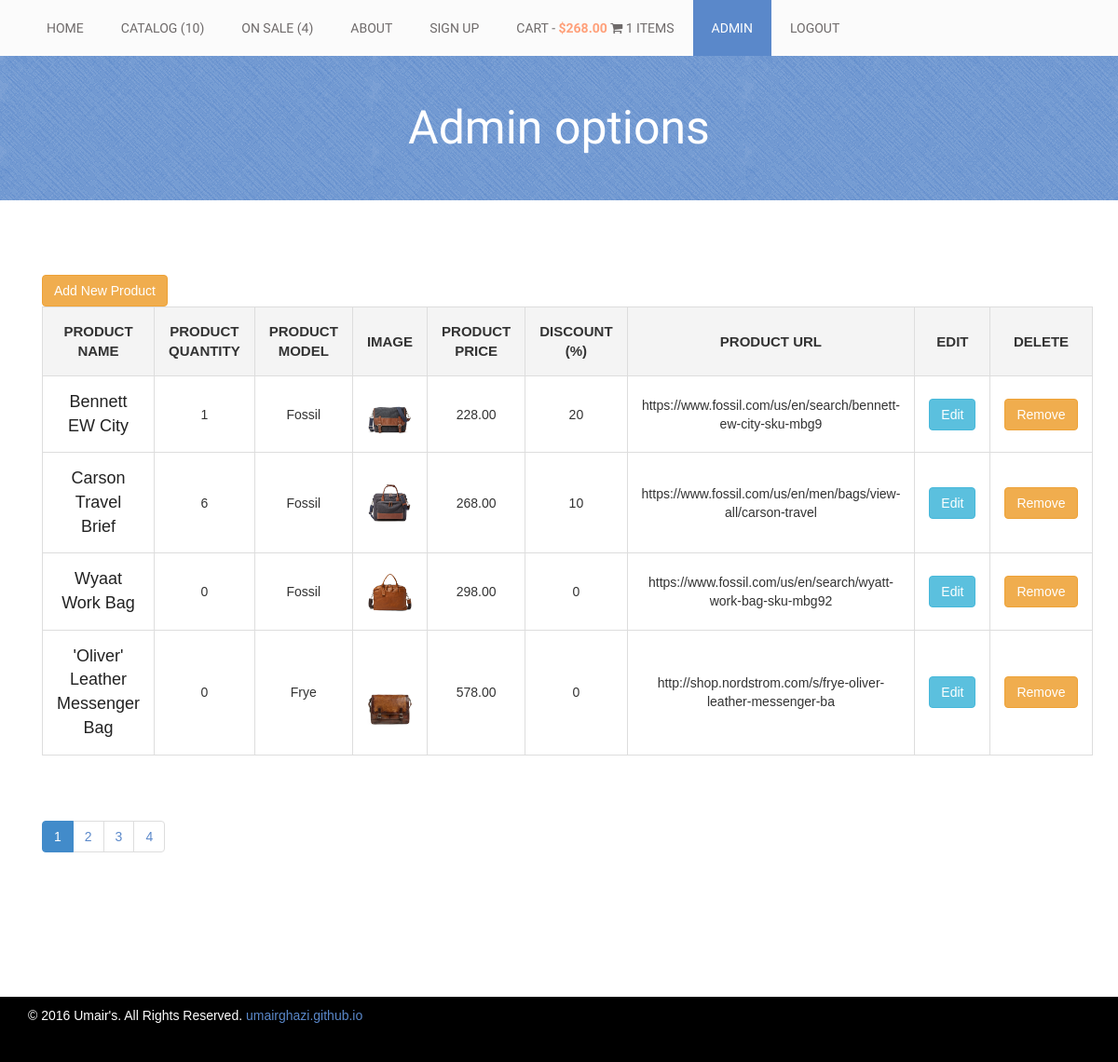
Page /admin.php (signed in) on the committed database.
### tables this page shows
CREATE TABLE `products` (
  `prod_id` int(2) NOT NULL AUTO_INCREMENT,
  `prod_quantity` int(2) NOT NULL DEFAULT '0',
  `prod_model` varchar(11) NOT NULL DEFAULT '0',
  `prod_image` varchar(72) NOT NULL DEFAULT 'others/none.jpg',
  `prod_price` decimal(5,2) NOT NULL,
  `prod_discount` double NOT NULL DEFAULT '0',
  `prod_ordered` int(1) NOT NULL DEFAULT '0',
  `prod_name` varchar(52) NOT NULL,
  `prod_description` varchar(1280) NOT NULL DEFAULT '',
  `prod_url` varchar(60) DEFAULT NULL,
  `prod_viewed` int(1) NOT NULL DEFAULT '0',
  PRIMARY KEY (`prod_id`),
  KEY `products_id` (`prod_id`),
  KEY `products_id_2` (`prod_id`)
);

### dbInfo.php (called while the page is built)
<?php
	$host = "localhost";
$user = "ug7856";
$pass = "fr1end";
$db = "ug7856";
?>

### DB.class.php (called while the page is built, shortened)
<?php
class DB
{
    public $connection;
    function __construct()
    {
        require_once("dbInfo.php");
        $this->connection = new mysqli($host, $user, $pass, $db);
        $this->connection->query("SET character_set_results = 'utf8', character_set_client = 'utf8', character_set_connection = 'utf8', character_set_database = 'utf8', character_set_server = 'utf8'");
    }
    function getAllProducts()
    {
        $data = array();
        if ($stmt = $this->connection->prepare("select * from products")) {
            $stmt->execute();
            $stmt->store_result();
            $stmt->bind_result($pr_id, $pr_quantity, $pr_model, $pr_image, $pr_price, $pr_discount, $pr_ordered, $pr_name, $pr_description, $pr_url, $pr_viewed);
            if ($stmt->num_rows > 0) {
                while ($stmt->fetch()) {
                    $data[] = array("prod_id" => $pr_id,
                        "prod_quantity" => $pr_quantity,
                        "prod_model" => $pr_model,
                        "prod_image" => $pr_image,
                        "prod_price" => $pr_price,
                        "prod_discount" => $pr_discount,
                        "prod_ordered" => $pr_ordered,
                        "prod_name" => $pr_name,
                        "prod_description" => $pr_description,
                        "prod_url" => $pr_url);
                }
            }
        }
        return $data;
    }
    function getNonSaleProducts()
    {
        $data = array();
        if ($stmt = $this->connection->prepare("select * from products WHERE prod_discount = 0")) {
            $stmt->execute();
            $stmt->store_result();
            $stmt->bind_result($pr_id, $pr_quantity, $pr_model, $pr_image, $pr_price, $pr_discount, $pr_ordered, $pr_name, $pr_description, $pr_url, $pr_viewed);
            if ($stmt->num_rows > 0) {
                while ($stmt->fetch()) {
                    $data[] = array("prod_id" => $pr_id,
                        "prod_quantity" => $pr_quantity,
                        "prod_model" => $pr_model,
                        "prod_image" => $pr_image,
                        "prod_price" => $pr_price,
                        "prod_discount" => $pr_discount,
                        "prod_ordered" => $pr_ordered,
                        "prod_name" => $pr_name,
                        "prod_description" => $pr_description,
                        "prod_url" => $pr_url);
                }
            }
        }
        return $data;
    }
    function prodsForPagination($start_from, $limit)
    {
        $data = array();
        if ($stmt = $this->connection->prepare("select * from products ORDER BY prod_id ASC LIMIT ?,?")) {
            $stmt->bind_param("ss", $start_from, $limit);
            $stmt->execute();
            $stmt->store_result();
            $stmt->bind_result($pr_id, $pr_quantity, $pr_model, $pr_image, $pr_price, $pr_discount, $pr_ordered, $pr_name, $pr_description, $pr_url, $pr_viewed);
            if ($stmt->num_rows > 0) {
                while ($stmt->fetch()) {
                    $data[] = array("prod_id" => $pr_id,
                        "prod_quantity" => $pr_quantity,
                        "prod_model" => $pr_model,
                        "prod_image" => $pr_image,
                        "prod_price" => $pr_price,
                        "prod_discount" => $pr_discount,
                        "prod_ordered" => $pr_ordered,
                        "prod_name" => $pr_name,
                        "prod_description" => $pr_description,
                        "prod_url" => $pr_url);
                }
            }
        }
        return $data;
    }
    function getSaleProducts()
    {
        $data = array();
        if ($stmt = $this->connection->prepare("select * from products WHERE prod_discount > 0")) {
            $stmt->execute();
            $stmt->store_result();
            $stmt->bind_result($pr_id, $pr_quantity, $pr_model, $pr_image, $pr_price, $pr_discount, $pr_ordered, $pr_name, $pr_description, $pr_url, $pr_viewed);
            if ($stmt->num_rows > 0) {
                while ($stmt->fetch()) {
                    $data[] = array("prod_id" => $pr_id,
                        "prod_quantity" => $pr_quantity,
                        "prod_model" => $pr_model,
                        "prod_image" => $pr_image,
                        "prod_price" => $pr_price,
                        "prod_discount" => $pr_discount,
                        "prod_ordered" => $pr_ordered,
                        "prod_name" => $pr_name,
                        "prod_description" => $pr_description,
                        "prod_url" => $pr_url);
                }
            }
        }
        return $data;
    }
}

### admin.php (the view, shortened to what this page needs)
<?php
include("header.php");
$limit = 4;
if (isset($_GET['page'])) {
    $page = $_GET['page'];
} else {
    $page = 1;
}
$start_from = ($page - 1) * $limit;
$products = $db->prodsForPagination($start_from, $limit);
$pr = $db->getAllProducts();
?>
<div class="product-big-title-area">
    <div class="container">
        <div class="row">
            <div class="col-md-12">
                <div class="product-bit-title text-center">
                    <h2>Admin options</h2>
                </div>
            </div>
        </div>
    </div>
</div>
<div class="single-product-area">
    <div class="container">
        <div class="col-lg-10">
            <div class="product-content-right">
                <div class="woocommerce">
                    <a href="addNew.php" class="btn btn-warning">Add New Product</a>
                    <table cellspacing="0" class="shop_table cart">
                        <thead>
                        <tr>
                            <th class="product-remove">Product Name</th>
                            <th class="product-remove">Product Quantity</th>
                            <th class="product-thumbnail">Product Model</th>
                            <th class="product-name">Image</th>
                            <th class="product-price">Product Price</th>
                            <th class="product-price">Discount (%)</th>
                            <th class="product-subtotal">Product URL</th>
                            <th class="product-subtotal">Edit</th>
                            <th class="product-subtotal">Delete</th>
                        </tr>
                        </thead>
                        <tbody>
                        <?php
                        foreach ($products as $product) {
                            ?>
                            <tr class="cart_item" id="cart-item<?php echo $product['prod_id']; ?>">
                                <td class="product-name">
                                    <a href="singleProduct.php?prod_id=<?php echo $product['prod_id']; ?>"><?php echo $product['prod_name']; ?></a>
                                </td>
                                <td class="product-quantity">
                                    <?php echo $product['prod_quantity']; ?>
                                </td>
                                <td class="product-model">
                                    <?php echo $product['prod_model']; ?>
                                </td>
                                <td class="product-thumbnail">
                                    <a href="singleProduct.php?prod_id=<?php echo $product['prod_id']; ?>"><img
                                            width="145" height="145"
                                            alt="poster_1_up"
                                            class="shop_thumbnail"
                                            src="<?php echo $product['prod_image']; ?>"></a>
                                </td>
                                <td class="product-price">
                                    <?php echo $product['prod_price']; ?>
                                </td>
                                <td class="product-discount">
                                    <?php echo $product['prod_discount']; ?>
                                </td>
                                <td class="product-url">
                                    <?php echo $product['prod_url']; ?>
                                </td>
                                <td><a data-pid="<?php echo $product['prod_id'] ?>" class="editProduct btn btn-info"
                                       href="editProduct.php?pid=<?php echo $product['prod_id'] ?>">Edit</a></td>
                                <td><a data-pid="<?php echo $product['prod_id'] ?>" class="deleteProduct btn btn-warning"
                                       href="#">Remove</a></td>
                            </tr>
                            <?php
                        }
                        ?>
                        </tbody>
                    </table>
                    <?php
                    $total_records = count($pr);
                    $total_pages = ceil($total_records / $limit);
                    $pagLink = "<ul class='pagination'>";
                    for ($i = 1; $i <= $total_pages; $i++) {
                        if ($_GET['page'] == $i) {
                            $pagLink .= "<li class = 'active'><a href='admin.php?page=" . $i . "'>" . $i . "</a></li>";
                        } else {
                            $pagLink .= "<li><a href='admin.php?page=" . $i . "'>" . $i . "</a></li>";
                        }
                    };
                    echo $pagLink . "</ul>";
                    ?>
                </div>
            </div>
        </div>
    </div>
</div>
<?php include "footer.php" ?>

### style.css (style rules this page uses)
img { max-width: 100%; height: auto; }
h1, h2, h3, h4, h5, h6 { margin: 0 0 15px; }
body { font-family: Arial, Helvetica, sans-serif; }
a { color: #5a88ca }
.product-big-title-area { background: url(img/crossword.png) repeat scroll 0 0 #5a88ca }
.product-bit-title h2 { font-family: raleway; font-size: 50px; font-weight: 200; margin: 0; padding: 50px 0; color: #fff; }
.single-product-area { padding: 80px 0 130px; }
.product-name { font-size: 25px; margin-bottom: 20px; }
table.shop_table { border-bottom: 1px solid #ddd; border-right: 1px solid #ddd; margin-bottom: 50px; width: 100%; }
table.shop_table th, table.shop_table td { border-left: 1px solid #ddd; border-top: 1px solid #ddd; padding: 15px; text-align: center; }
table.shop_table th { background: none repeat scroll 0 0 #f4f4f4; font-size: 15px; text-transform: uppercase; }
td.product-thumbnail img { height: auto; width: 70px; }
td.product-name { font-size: 18px; }
table.shop_table td.product-name a { color: #222; }
.pagination > li > a, .pagination > li > span { color: #5a88ca; }

### rows in the picture
products: prod_name "Bennett EW City", prod_quantity "1", prod_model "Fossil", prod_image (picture), prod_price "228.00", prod_discount "20", prod_url "https://www.fossil.com/us/en/search/bennett-ew-city-sku-mbg9"
products: prod_name "Carson Travel Brief", prod_quantity "6", prod_model "Fossil", prod_image (picture), prod_price "268.00", prod_discount "10", prod_url "https://www.fossil.com/us/en/men/bags/view-all/carson-travel"
products: prod_name "Wyaat Work Bag", prod_quantity "0", prod_model "Fossil", prod_image (picture), prod_price "298.00", prod_discount "0", prod_url "https://www.fossil.com/us/en/search/wyatt-work-bag-sku-mbg92"
products: prod_name "'Oliver' Leather Messenger Bag", prod_quantity "0", prod_model "Frye", prod_image (picture), prod_price "578.00", prod_discount "0", prod_url "http://shop.nordstrom.com/s/frye-oliver-leather-messenger-ba"

### other values in the picture
$name "HOME CATALOG (10) ON SALE (4) ABOUT SIGN UP ADMIN LOGOUT"
$name "CART"
$totalAmount "268.00"
$countOfCartItems "1"
